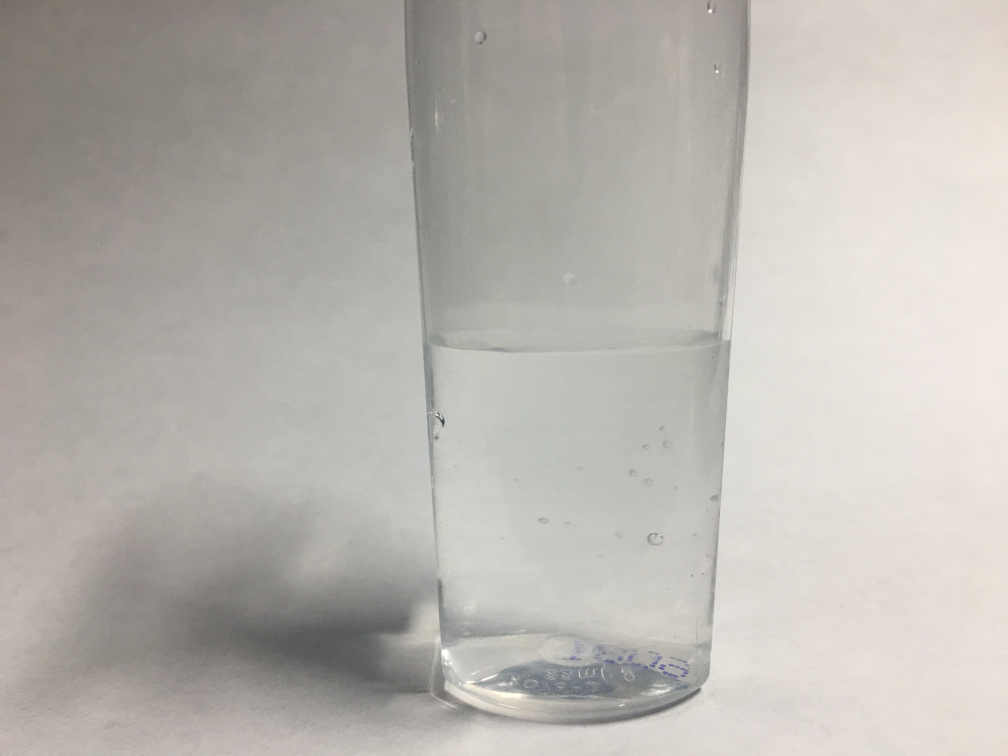
#> input picture ImageFiles/B0.JPG, 4032 x 3024 px (shown at 1/4 size)
$ python histogramMatching.py ImageFiles/B0.JPG ImageFiles/B1.JPG ImageFiles/B1.JPG
#> lines starting #> are read from the running program, lines starting #| are printed output that depends on the picture
# -*- coding: utf-8 -*-
"""
Created on Fri Oct 25 16:42:44 2024

@author: kevin
"""

#!/usr/bin/env python

'''
Welcome to the Histogram Matching Program!

Given a source image and a reference image, this program
returns a modified version of the source image that matches
the histogram of the reference image.

Image Requirements:
  - Source image must be color.
  - Reference image must be color.
  - The sizes of the source image and reference image do not
    have to be the same.
  - The program supports an optional third image (mask) as
    an argument.
  - When the mask image is provided, it will be rescaled to
    be the same size as the source image, and the resulting
    matched image will be masked by the mask image.

Usage:
  python histogram_matching.py <source_image> <ref_image> [<mask_image>]
'''

# Python 2/3 compatibility
from __future__ import print_function

import cv2 # Import the OpenCV library
import numpy as np # Import Numpy library
import matplotlib.pyplot as plt # Import matplotlib functionality
import sys # Enables the passing of arguments

# Project: Histogram Matching Using OpenCV
# Author: Addison Sears-Collins
# Date created: 9/27/2019
# Python version: 3.7

# Define the file name of the images
SOURCE_IMAGE = "aspens_in_fall.jpg"
REFERENCE_IMAGE = "forest_resized.jpg"
MASK_IMAGE = "mask.jpg"
OUTPUT_IMAGE = "aspens_in_fall_forest_output"
OUTPUT_MASKED_IMAGE = "aspens_in_fall_forest_output_masked.jpg"

def calculate_cdf(histogram):
    """
    This method calculates the cumulative distribution function
    :param array histogram: The values of the histogram
    :return: normalized_cdf: The normalized cumulative distribution function
    :rtype: array
    """
    # Get the cumulative sum of the elements
    cdf = histogram.cumsum()

    # Normalize the cdf
    normalized_cdf = cdf / float(cdf.max())

    return normalized_cdf

def calculate_lookup(src_cdf, ref_cdf):
    """
    This method creates the lookup table
    :param array src_cdf: The cdf for the source image
    :param array ref_cdf: The cdf for the reference image
    :return: lookup_table: The lookup table
    :rtype: array
    """
    lookup_table = np.zeros(256)
    lookup_val = 0
    for src_pixel_val in range(len(src_cdf)):
        lookup_val
        for ref_pixel_val in range(len(ref_cdf)):
            if ref_cdf[ref_pixel_val] >= src_cdf[src_pixel_val]:
                lookup_val = ref_pixel_val
                break
        lookup_table[src_pixel_val] = lookup_val
    return lookup_table

def match_histograms(src_image, ref_image):
    """
    This method matches the source image histogram to the
    reference signal
    :param image src_image: The original source image
    :param image  ref_image: The reference image
    :return: image_after_matching
    :rtype: image (array)
    """
    # Split the images into the different color channels
    # b means blue, g means green and r means red
    src_b, src_g, src_r = cv2.split(src_image)
    ref_b, ref_g, ref_r = cv2.split(ref_image)

    # Compute the b, g, and r histograms separately
    # The flatten() Numpy method returns a copy of the array c
    # collapsed into one dimension.
    src_hist_blue, bin_0 = np.histogram(src_b.flatten(), 256, [0,256])
    src_hist_green, bin_1 = np.histogram(src_g.flatten(), 256, [0,256])
    src_hist_red, bin_2 = np.histogram(src_r.flatten(), 256, [0,256])
    ref_hist_blue, bin_3 = np.histogram(ref_b.flatten(), 256, [0,256])
    ref_hist_green, bin_4 = np.histogram(ref_g.flatten(), 256, [0,256])
    ref_hist_red, bin_5 = np.histogram(ref_r.flatten(), 256, [0,256])

    # Compute the normalized cdf for the source and reference image
    src_cdf_blue = calculate_cdf(src_hist_blue)
    src_cdf_green = calculate_cdf(src_hist_green)
    src_cdf_red = calculate_cdf(src_hist_red)
    ref_cdf_blue = calculate_cdf(ref_hist_blue)
    ref_cdf_green = calculate_cdf(ref_hist_green)
    ref_cdf_red = calculate_cdf(ref_hist_red)

    # Make a separate lookup table for each color
    blue_lookup_table = calculate_lookup(src_cdf_blue, ref_cdf_blue)
    green_lookup_table = calculate_lookup(src_cdf_green, ref_cdf_green)
    red_lookup_table = calculate_lookup(src_cdf_red, ref_cdf_red)

    # Use the lookup function to transform the colors of the original
    # source image
    blue_after_transform = cv2.LUT(src_b, blue_lookup_table)
    green_after_transform = cv2.LUT(src_g, green_lookup_table)
    red_after_transform = cv2.LUT(src_r, red_lookup_table)

    # Put the image back together
    image_after_matching = cv2.merge([
        blue_after_transform, green_after_transform, red_after_transform])
    image_after_matching = cv2.convertScaleAbs(image_after_matching)

    return image_after_matching

def mask_image(image, mask):
    """
    This method overlays a mask on top of an image
    :param image image: The color image that you want to mask
    :param image mask: The mask
    :return: masked_image
    :rtype: image (array)
    """

    # Split the colors into the different color channels
    blue_color, green_color, red_color = cv2.split(image)

    # Resize the mask to be the same size as the source image
    resized_mask = cv2.resize(
        mask, (image.shape[1], image.shape[0]), cv2.INTER_NEAREST)

    # Normalize the mask
    normalized_resized_mask = resized_mask / float(255)

    # Scale the color values
    blue_color = blue_color * normalized_resized_mask
    blue_color = blue_color.astype(int)
    green_color = green_color * normalized_resized_mask
    green_color = green_color.astype(int)
    red_color = red_color * normalized_resized_mask
    red_color = red_color.astype(int)

    # Put the image back together again
    merged_image = cv2.merge([blue_color, green_color, red_color])
    masked_image = cv2.convertScaleAbs(merged_image)
    return masked_image

def main():
    """
    Main method of the program.
    """
    start_the_program = input("Press ENTER to perform histogram matching...")

    # A flag to indicate if the mask image was provided or not by the user
    mask_provided = False

    # Pull system arguments
    try:
        image_src_name = sys.argv[1]
        image_ref_name = sys.argv[2]
    except:
        image_src_name = SOURCE_IMAGE
        image_ref_name = REFERENCE_IMAGE

    try:
        image_mask_name = sys.argv[3]
        mask_provided = True
    except:
        print("\nNote: A mask was not provided.\n")

    # Load the images and store them into a variable
    image_src = cv2.imread(cv2.samples.findFile(image_src_name))
#> image_src is the input picture: shape (3024, 4032, 3); mean B, G, R 175.5, 181.2, 184.7
    image_ref = cv2.imread(cv2.samples.findFile(image_ref_name))
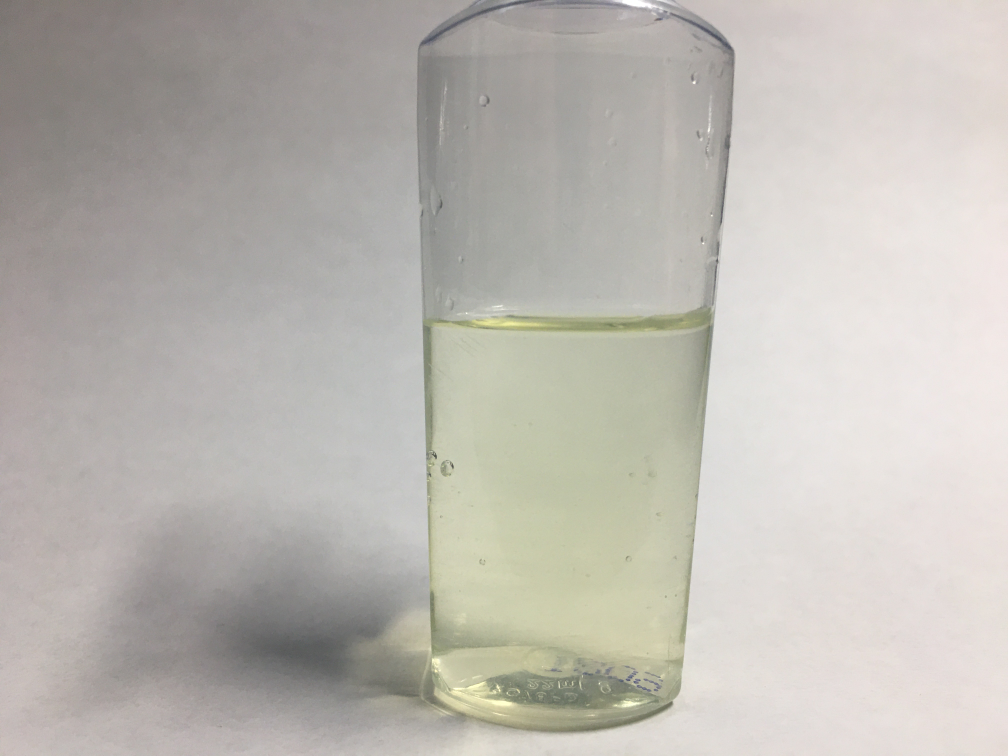
#> input picture ImageFiles/B1.JPG, 4032 x 3024 px (shown at 1/4 size)
#> image_ref is the input picture: shape (3024, 4032, 3); mean B, G, R 178.4, 184.8, 188.3

    image_mask = None
    if mask_provided:
        image_mask = cv2.imread(cv2.samples.findFile(image_mask_name))

    # Check if the images loaded properly
    if image_src is None:
        print('Failed to load source image file:', image_src_name)
        sys.exit(1)
    elif image_ref is None:
        print('Failed to load reference image file:', image_ref_name)
        sys.exit(1)
    else:
        # Do nothing
        pass

    # Convert the image mask to grayscale
    if mask_provided:
        image_mask = cv2.cvtColor(image_mask, cv2.COLOR_BGR2GRAY)
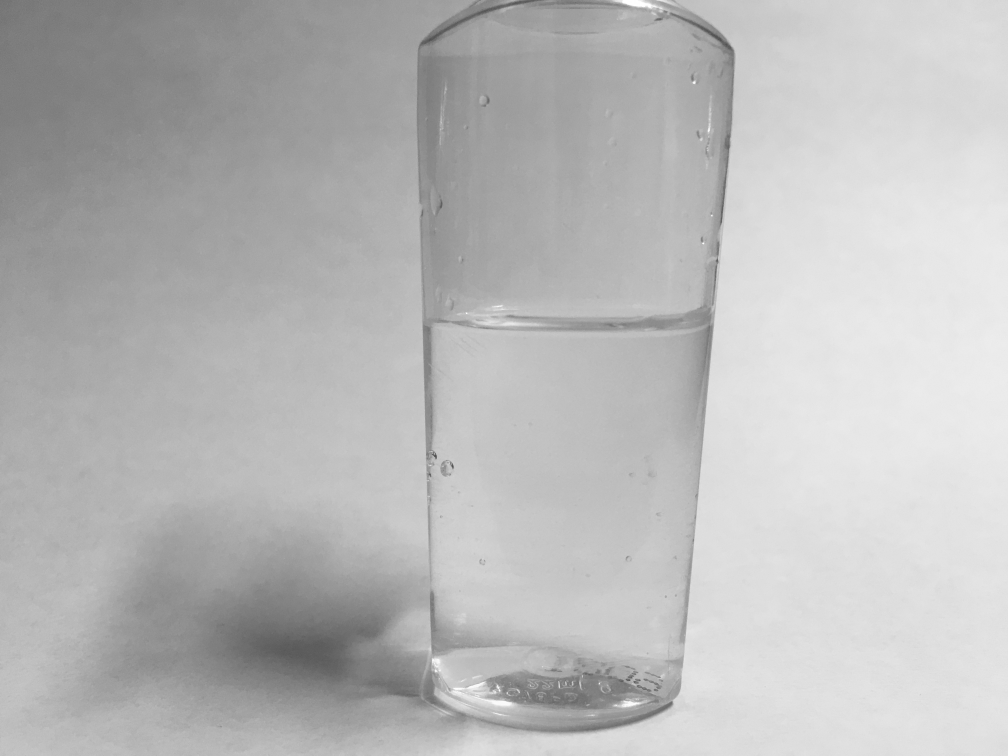
#> image_mask: shape (3024, 4032) (shown at 1/4 size); min 68, max 255, mean 185.1

    # Calculate the matched image
    output_image = match_histograms(image_src, image_ref)
#> in match_histograms, `ref_b, ref_g, ref_r = cv2.split(ref_image)`:
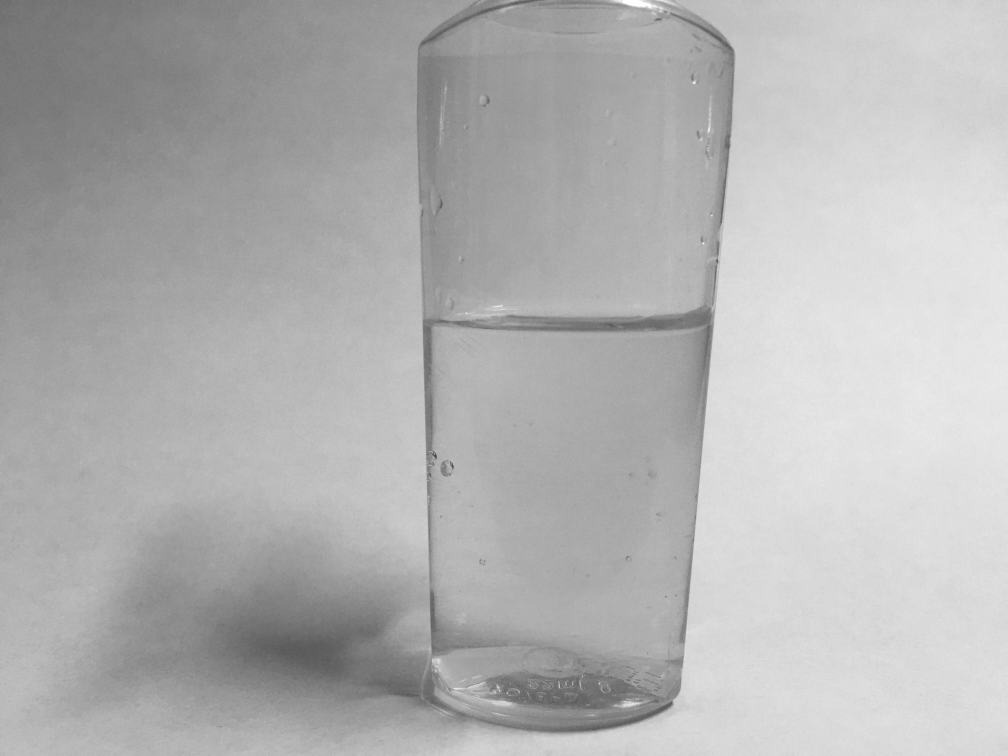
#> ref_b: shape (3024, 4032) (shown at 1/4 size); min 57, max 255, mean 178.4
#> in match_histograms, `src_hist_blue, bin_0 = np.histogram(src_b.flatten(), 256, [0,256])`: src_hist_blue = 256 values, max 255153 at index 214, min 0 at index 0, mean 47628; bin_0 = 257 values from 0 to 256
#> in match_histograms, `src_hist_green, bin_1 = np.histogram(src_g.flatten(), 256, [0,256])`: src_hist_green = 256 values, max 269236 at index 221, min 0 at index 0, mean 47628; bin_1 = 257 values from 0 to 256
#> in match_histograms, `src_hist_red, bin_2 = np.histogram(src_r.flatten(), 256, [0,256])`: src_hist_red = 256 values, max 215301 at index 228, min 0 at index 0, mean 47628; bin_2 = 257 values from 0 to 256
#> in match_histograms, `ref_hist_blue, bin_3 = np.histogram(ref_b.flatten(), 256, [0,256])`: ref_hist_blue = 256 values, max 257558 at index 218, min 0 at index 0, mean 47628; bin_3 = 257 values from 0 to 256
#> in match_histograms, `ref_hist_green, bin_4 = np.histogram(ref_g.flatten(), 256, [0,256])`: ref_hist_green = 256 values, max 290194 at index 221, min 0 at index 0, mean 47628; bin_4 = 257 values from 0 to 256
#> in match_histograms, `ref_hist_red, bin_5 = np.histogram(ref_r.flatten(), 256, [0,256])`: ref_hist_red = 256 values, max 217825 at index 226, min 0 at index 0, mean 47628; bin_5 = 257 values from 0 to 256
#> in calculate_cdf, `cdf = histogram.cumsum()`: cdf = 256 values from 0 to 12192768
#> in calculate_cdf, `normalized_cdf = cdf / float(cdf.max())`: normalized_cdf = 256 values from 0 to 1
#> after the loop in calculate_lookup, `for src_pixel_val in range(len(src_cdf)):`: lookup_table = 256 values from 0 to 255

    # Mask the matched image
    if mask_provided:
        output_masked = mask_image(output_image, image_mask)
#> in mask_image, `blue_color = blue_color * normalized_resized_mask`:
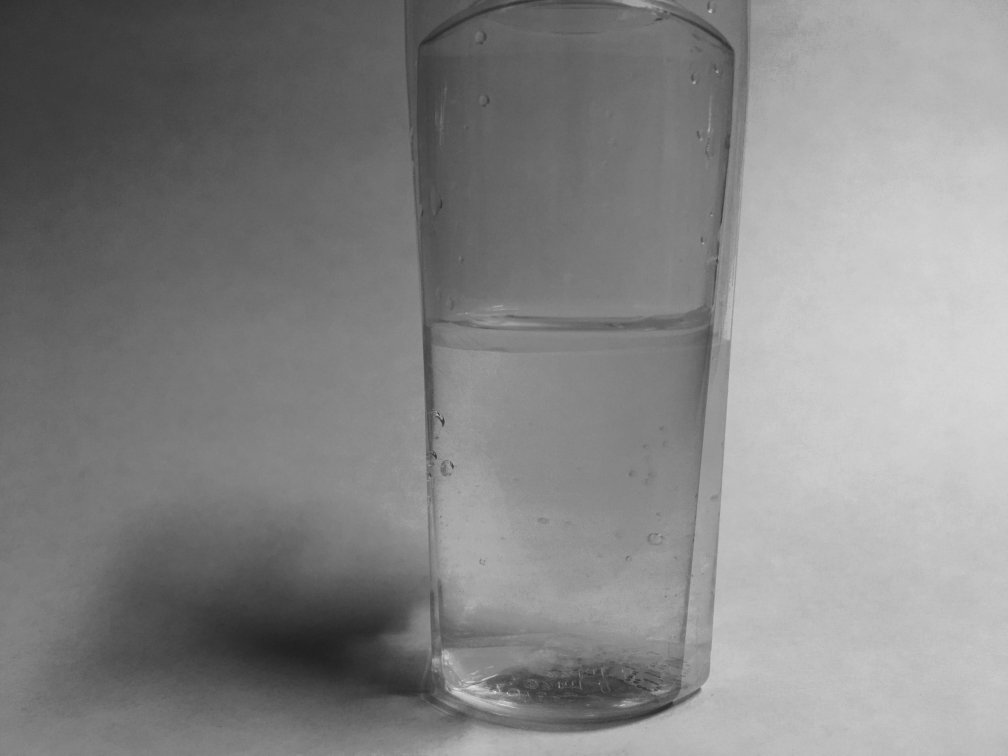
#> blue_color: shape (3024, 4032) float64 (shown at 1/4 size); min 27.06, max 249, mean 133.4

    # Save the output images
    cv2.imwrite(OUTPUT_IMAGE, output_image)
    if mask_provided:
        cv2.imwrite(OUTPUT_MASKED_IMAGE, output_masked)

    ## Display images, used for debugging
    cv2.imshow('Source Image', image_src)
    cv2.imshow('Reference Image', image_ref)
    cv2.imshow('Output Image', output_image)
    if mask_provided:
        cv2.imshow('Mask', image_mask)
        cv2.imshow('Output Image (Masked)', output_masked)

    cv2.waitKey(0) # Wait for a keyboard event

if __name__ == '__main__':
    print(__doc__)
    main()
    cv2.destroyAllWindows()
